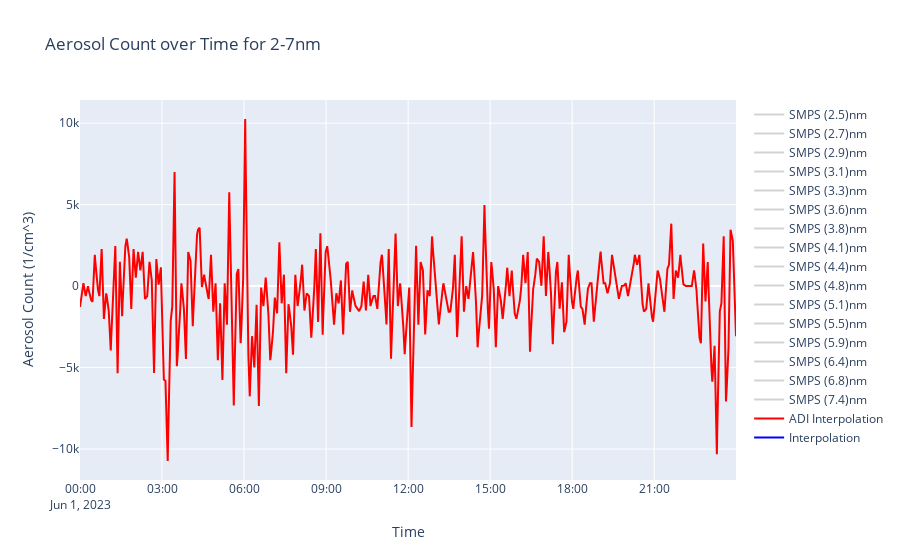

Notebook cell for this chart:
### Code cell
fig = go.Figure()

i = 1  # output dia bin

smps_diameters = smps.diameter_mobility.values
filtered_smps = smps.sel(
    diameter_mobility=slice(*adi_interp["diameter_bounds"].values[i])
)

for d in range(0, len(filtered_smps["diameter_mobility"]), 2):
    dia = filtered_smps.diameter_mobility.values[d]
    fig.add_trace(
        go.Scatter(
            x=filtered_smps["time_bounds"].mean(dim="bound"),
            y=filtered_smps["dN_dlogDp"].values[:, d],
            mode="lines",
            name=f"SMPS ({dia:.1f})nm",
            marker_color="lightgrey",
        )
    )

fig.add_trace(
    go.Scatter(
        x=adi_interp["time_bounds"].mean(dim="bound"),
        y=adi_interp["dN_dlogDp"].values[:, i],
        mode="lines",
        name="ADI Interpolation",
        marker=dict(color="red"),
    )
)

fig.add_trace(
    go.Scatter(
        x=output_dataset["time_bounds"].mean(dim="bound"),
        y=output_dataset["dN_dlogDp"].values[:, i],
        mode="lines",
        name="Interpolation",
        marker=dict(color="blue"),
    )
)


# Update layout
dia_bounds = adi_interp["diameter_bounds"].values[i]
fig.update_layout(
    title=f"Aerosol Count over Time for {int(dia_bounds[0])}-{int(dia_bounds[1])}nm",
    xaxis_title="Time",
    yaxis_title="Aerosol Count (1/cm^3)",
)

# Show plot
fig.show()

### Figure 1 — Plotly figure (JSON) as saved in the notebook; plotly's stock layout.template omitted (floating-point values rounded to 4 significant figures; data arrays with more than 128 entries replaced by an {"elided": "..."} marker saying what was removed)
{"data": [{"marker": {"color": "lightgrey"}, "mode": "lines", "name": "SMPS (2.5)nm", "type": "scatter", "x": {"elided": "288 str values"}, "y": {"elided": "288 null values"}}, {"marker": {"color": "lightgrey"}, "mode": "lines", "name": "SMPS (2.7)nm", "type": "scatter", "x": {"elided": "288 str values"}, "y": {"elided": "288 null values"}}, {"marker": {"color": "lightgrey"}, "mode": "lines", "name": "SMPS (2.9)nm", "type": "scatter", "x": {"elided": "288 str values"}, "y": {"elided": "288 null values"}}, {"marker": {"color": "lightgrey"}, "mode": "lines", "name": "SMPS (3.1)nm", "type": "scatter", "x": {"elided": "288 str values"}, "y": {"elided": "288 null values"}}, {"marker": {"color": "lightgrey"}, "mode": "lines", "name": "SMPS (3.3)nm", "type": "scatter", "x": {"elided": "288 str values"}, "y": {"elided": "288 null values"}}, {"marker": {"color": "lightgrey"}, "mode": "lines", "name": "SMPS (3.6)nm", "type": "scatter", "x": {"elided": "288 str values"}, "y": {"elided": "288 null values"}}, {"marker": {"color": "lightgrey"}, "mode": "lines", "name": "SMPS (3.8)nm", "type": "scatter", "x": {"elided": "288 str values"}, "y": {"elided": "288 null values"}}, {"marker": {"color": "lightgrey"}, "mode": "lines", "name": "SMPS (4.1)nm", "type": "scatter", "x": {"elided": "288 str values"}, "y": {"elided": "288 null values"}}, {"marker": {"color": "lightgrey"}, "mode": "lines", "name": "SMPS (4.4)nm", "type": "scatter", "x": {"elided": "288 str values"}, "y": {"elided": "288 null values"}}, {"marker": {"color": "lightgrey"}, "mode": "lines", "name": "SMPS (4.8)nm", "type": "scatter", "x": {"elided": "288 str values"}, "y": {"elided": "288 null values"}}, {"marker": {"color": "lightgrey"}, "mode": "lines", "name": "SMPS (5.1)nm", "type": "scatter", "x": {"elided": "288 str values"}, "y": {"elided": "288 null values"}}, {"marker": {"color": "lightgrey"}, "mode": "lines", "name": "SMPS (5.5)nm", "type": "scatter", "x": {"elided": "288 str values"}, "y": {"elided": "288 null values"}}, {"marker": {"color": "lightgrey"}, "mode": "lines", "name": "SMPS (5.9)nm", "type": "scatter", "x": {"elided": "288 str values"}, "y": {"elided": "288 null values"}}, {"marker": {"color": "lightgrey"}, "mode": "lines", "name": "SMPS (6.4)nm", "type": "scatter", "x": {"elided": "288 str values"}, "y": {"elided": "288 null values"}}, {"marker": {"color": "lightgrey"}, "mode": "lines", "name": "SMPS (6.8)nm", "type": "scatter", "x": {"elided": "288 str values"}, "y": {"elided": "288 null values"}}, {"marker": {"color": "lightgrey"}, "mode": "lines", "name": "SMPS (7.4)nm", "type": "scatter", "x": {"elided": "288 str values"}, "y": {"elided": "288 null values"}}, {"marker": {"color": "red"}, "mode": "lines", "name": "ADI Interpolation", "type": "scatter", "x": {"elided": "2880 str values"}, "y": {"elided": "2880 float values"}}, {"marker": {"color": "blue"}, "mode": "lines", "name": "Interpolation", "type": "scatter", "x": {"elided": "2880 str values"}, "y": {"elided": "2880 null values"}}], "layout": {"title": {"text": "Aerosol Count over Time for 2-7nm"}, "xaxis": {"title": {"text": "Time"}}, "yaxis": {"title": {"text": "Aerosol Count (1/cm^3)"}}}}
